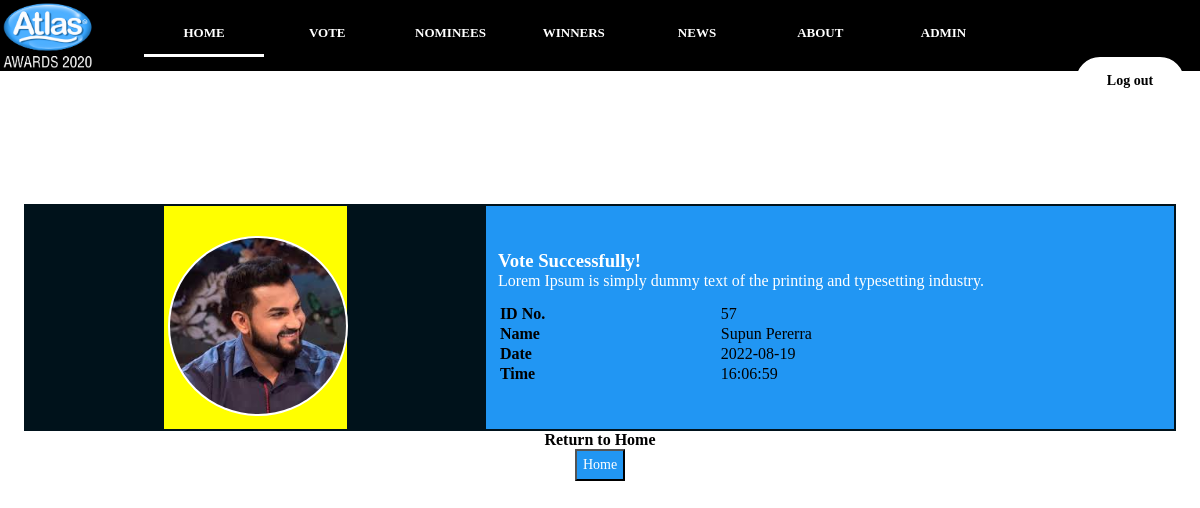
The app's page /voteMessage.php?57 (signed in) with its own data.
### tables this page shows
CREATE TABLE `users` (
  `ID` int(11) NOT NULL,
  `NAME` varchar(30) NOT NULL,
  `NIC` varchar(12) NOT NULL,
  `GENDER` varchar(10) NOT NULL,
  `MOBILE` varchar(12) NOT NULL,
  `EMAIL` varchar(50) NOT NULL,
  `PASSWORD` varchar(200) NOT NULL,
  `ADDRESS` varchar(50) NOT NULL,
  `IMG` varchar(2000) NOT NULL,
  `USER_TYPE` varchar(10) NOT NULL,
  `vote` int(11) NOT NULL DEFAULT 0
);

### voteMessage.php (the view, shortened to what this page needs)
<?php
require_once ('connection.php');
$a_id = $_SERVER['QUERY_STRING'];
$time =  date("H:i:s");
$date = date("Y-m-d");
$qry = "SELECT * FROM `users` WHERE ID = '{$a_id}'";
$result = mysqli_query($connection,$qry);
$row = mysqli_fetch_array($result);
?>
<!DOCTYPE html>
<html>
<head>
    <link rel="stylesheet" type="text/css" href="CSS/voteMessageStyle.css">
    <link rel="stylesheet" type="text/css" href="CSS/homeStyle.css">
    <link rel="stylesheet" type="text/css" href="CSS/homeStyle.css">
    <link rel="stylesheet" type="text/css" href="CSS/serviceStyle.css">
    <link rel="stylesheet" type="text/css" href="CSS/FooterStyle.css">
    <link rel="stylesheet" type="text/css" href="CSS/SlideStyle.css">
    <link rel="stylesheet" href="https://stackpath.bootstrapcdn.com/font-awesome/4.7.0/css/font-awesome.min.css">
</head>
<body>
<?php require_once('navBarIn.php');?>
<div class="status">
    <table class="status_table" cellspacing="1%">
        <tr>
            <td>
                <div class="artistPic">
                    <div class="artistImg" style="padding: 1%">
                        <img src="<?php  echo $row['IMG'];?>" width="100%" class = "Details" style="border-radius: 50%; border: 2px solid white">
                    </div>
                </div>
            </td>
            <td class="artistDetails" style="padding: 1%">
                <h3>Vote Successfully!</h3>
                <p>Lorem Ipsum is simply dummy text of the printing and typesetting industry. </p>
                <table class="artistVote">
                    <tr>
                        <td class="bold">ID No.</td>
                        <td><?php  echo $row['ID'];?></td>
                    </tr>
                    <tr>
                        <td class="bold">Name</td>
                        <td><?php  echo $row['NAME'];?></td>
                    </tr>
                    <tr>
                        <td class="bold">Date</td>
                        <td><?php  echo $date;?></td>
                    </tr>
                    <tr>
                        <td class="bold">Time</td>
                        <td><?php  echo $time;?></td>
                    </tr>
                </table>
            </td>
        </tr>
    </table>
</div>
<div class="ok_div" >
    <h4 class="ok" >Return to Home</h4>
    <button  type="button" class="ok_btn" onclick="document.location'index.php'">Home</button>
</div>
</body>
</html>

### CSS/voteMessageStyle.css (style rules this page uses)
.status table.status_table { margin-top: 10%; width: 80%; float: left; margin-left: 10%; background-color: #2196F3; }
.status table.status_table .artistPic { width: 100%; text-align: center; }
.status table.status_table .artistImg { text-align: center; width: 40%; float: left; margin-left: 30%; }
.status table.status_table .artistDetails { width: 60%; color: white; }
.ok { text-align: center; }
.ok_div { text-align: center; }
.ok_div .ok_btn { background-color: #2196F3; color: white; padding: 6px; font-size: 14px; }
.status .status_table .artistDetails .artistVote { width: 100%; margin-top: 2%; border: none; }
.status .status_table .artistDetails .artistVote .bold { font-weight: bold; }

### CSS/homeStyle.css (style rules this page uses)
* { margin: 0; padding: 0; box-sizing: border-box; font-family: Montserrat; }

### CSS/serviceStyle.css (style rules this page uses)
body { margin: 0; padding: 0; background-color: white; -webkit-background-size: cover; background-size: cover; background-position: center center; height: 90vh; font-family: Montserrat; width: 100%; }
.Details { width: 180px; height: 180px; background: white; border-radius: 50%; margin: 5% auto; margin-top: 25px; }
.status table.status_table { margin-top: 17%; width: 96%; float: left; margin-left: 2%; background-color: #00121b; }
.status table.status_table .artistImg { background-color: yellow; text-align: center; }
.status table.status_table .artistDetails { background-color: #2196F3; width: 60%; }
.ok { text-align: center; }
.ok_div { text-align: center; }
.ok_div .ok_btn { background-color: #2196F3; color: white; padding: 6px; font-size: 14px; }

### CSS/FooterStyle.css (style rules this page uses)
body { margin: 0; padding: 0; font-family: Montserrat }

### CSS/SlideStyle.css (style rules this page uses)
* { box-sizing: border-box }
body { font-family: Montserrat; margin:0 }
img { vertical-align: middle; }
.status table.status_table { margin-top: 17%; width: 96%; float: left; margin-left: 2%; background-color: #00121b; }
.status table.status_table .artistImg { background-color: yellow; text-align: center; }
.status table.status_table .artistDetails { background-color: #2196F3; width: 60%; }
.ok { text-align: center; }
.ok_div { text-align: center; }
.ok_div .ok_btn { background-color: #2196F3; color: white; padding: 6px; font-size: 14px; }

### records on screen
users: IMG (picture), ID "57", NAME "Supun Pererra"
